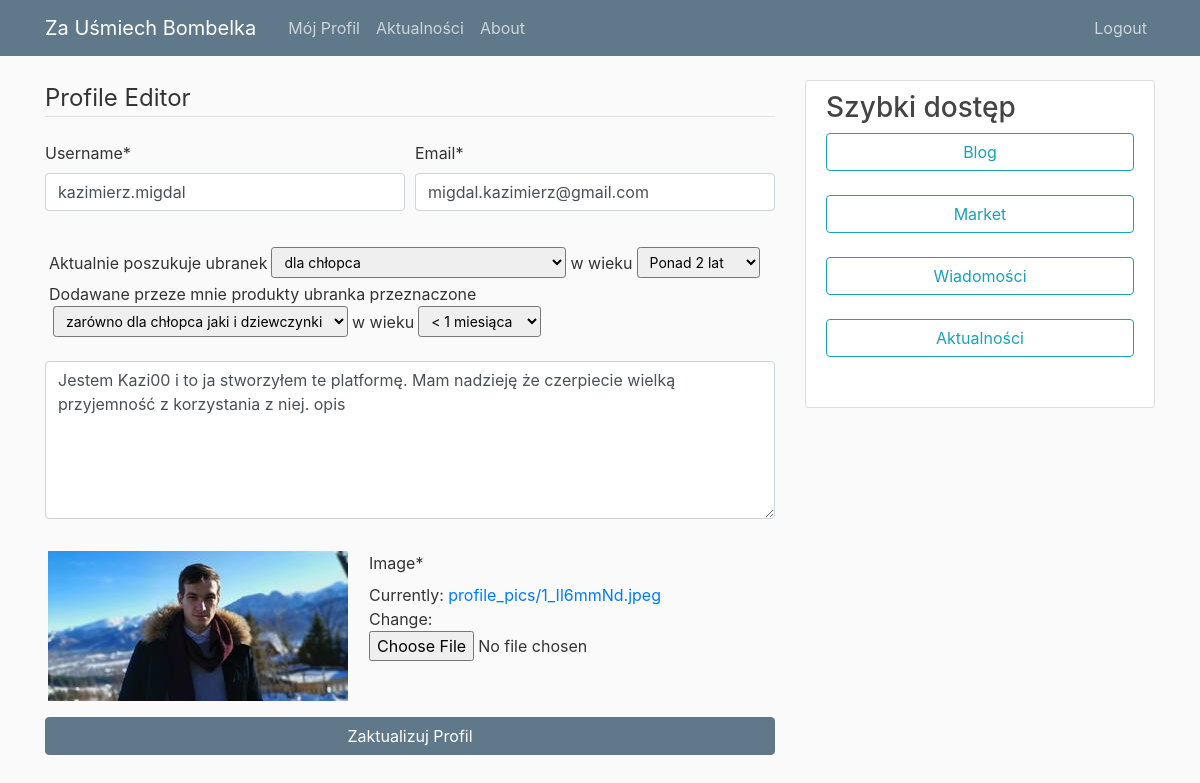
Screenshot of /profile/edit (signed in) with the database file from the repository.
### users/models.py (models this page shows, shortened)
class Profile(models.Model):
    user = models.OneToOneField(User, on_delete=models.CASCADE)
    image = models.ImageField(default='default.jpg', upload_to='profile_pics')
    description = models.TextField(default='Brak opisu')
    SEX_TAG_CHOISE = [('Boy','dla chłopca'),('Girl', 'dla dziewczynki'), ('Unisex', 'zarówno dla chłopca jaki i dziewczynki')]
    AGE_TAG_CHOISE =[(1,'< 1 miesiąca'),(2,'< 3 miesiący'),(3,'< 6 miesięcy'),(4,'< 1 rok'),(5,'< 1.5 roku'),(6,'< 2 lat'),(7,'Ponad 2 lat')]
    interested_sex_tag = models.CharField(max_length=6, choices = SEX_TAG_CHOISE, default='Unisex')
    interested_age_tag = models.IntegerField(choices=AGE_TAG_CHOISE, default=1)
    sold_sex_tag = models.CharField(max_length=6, choices = SEX_TAG_CHOISE, default='Unisex')
    sold_age_tag = models.IntegerField(choices=AGE_TAG_CHOISE, default=1)

### users/views.py (the view)
# urls.py: path('profile/edit', user_views.profile_editor, name='profile-editor'),
@login_required
def profile_editor(request):
    username = request.user.username
    if request.method == 'POST':
        u_form = UserUpdateForm(request.POST,
                                instance=request.user)
        p_form = ProfileUpdateForm(request.POST,
                                    request.FILES,
                                    instance=request.user.profile)
        if u_form.is_valid() and p_form.is_valid():
            u_form.save()
            p_form.save()
            new_username = u_form.cleaned_data['username']
            messages.success(request, f'Twój profil został zaktualizowany')
            return redirect('profile', new_username)
        else:
            print(u_form.errors)
            print(p_form.errors)
    else:
        u_form = UserUpdateForm(instance=request.user)
        p_form = ProfileUpdateForm(instance=request.user.profile)
    context = {
        'u_form': u_form,
        'p_form': p_form,
    }
    return render(request, 'users/profile_editor.html', context)

### users/forms.py
class UserUpdateForm(forms.ModelForm):
    email = forms.EmailField(required=True, widget=forms.TextInput(attrs={'placeholder': 'Email', "class":"form-control"}))
    username = forms.CharField(required=True, widget=forms.TextInput(attrs={'placeholder': 'Username', "class":"form-control"}))
    class Meta:
        model = User
        fields = ['username', 'email']
    def __init__(self, *args, **kwargs):
        super(UserUpdateForm, self).__init__(*args, **kwargs)
        for fieldname in ['username', 'email']:
            self.fields[fieldname].help_text = None

class ProfileUpdateForm(forms.ModelForm):
    SEX_TAG_CHOISE = [('Boy','dla chłopca'),('Girl', 'dla dziewczynki'), ('Unisex', 'zarówno dla chłopca jaki i dziewczynki')]
    AGE_TAG_CHOISE =[(1,'< 1 miesiąca'),(2,'< 3 miesiący'),(3,'< 6 miesięcy'),(4,'< 1 rok'),(5,'< 1.5 roku'),(6,'< 2 lat'),(7,'Ponad 2 lat')]
    description = forms.CharField(label='',widget=forms.Textarea(attrs={"rows":"6", "class":"form-control"}))
    interested_sex_tag = forms.ChoiceField(widget=forms.Select(attrs={'class':"form-control-sm mx-sm-1"}), label='', choices=SEX_TAG_CHOISE)
    interested_age_tag = forms.ChoiceField(widget=forms.Select(attrs={'class':"form-control-sm mx-sm-1"}),label='', choices=AGE_TAG_CHOISE)
    sold_sex_tag = forms.ChoiceField(widget=forms.Select(attrs={'class':"form-control-sm mx-sm-1"}),label='', choices=SEX_TAG_CHOISE)
    sold_age_tag = forms.ChoiceField(widget=forms.Select(attrs={'class':"form-control-sm mx-sm-1"}),label='', choices=AGE_TAG_CHOISE)
    class Meta:
        model = Profile
        fields = ['image', 'description', 'interested_sex_tag', 'interested_age_tag', 'sold_sex_tag', 'sold_age_tag']

### users/templates/users/profile_editor.html (shortened to what this page needs)
{% extends "blog/base.html" %}
{% load crispy_forms_tags %}
{% block content %}
<form method="POST" enctype="multipart/form-data">
    <div class="form-group">
        <legend class="border-bottom mb-4">Profile Editor</legend>
        <div class="form-row">
            <div class="form-group col mb-2">
                {{ u_form.username|as_crispy_field }}
            </div>
            <div class="form-group col mb-2">
                {{ u_form.email|as_crispy_field }}
            </div>
        </div>
        <br>
        <div class="form-inline ml-1 mb-1 mt-1 mr-1">
                Aktualnie poszukuje ubranek {{ p_form.interested_sex_tag|as_crispy_field }} w wieku {{ p_form.interested_age_tag|as_crispy_field }}
        </div>
        <div class="form-inline ml-1 mb-4 mt-1 mr-1">
                Dodawane przeze mnie produkty ubranka przeznaczone {{ p_form.sold_sex_tag|as_crispy_field }} w wieku {{ p_form.sold_age_tag|as_crispy_field }}
        </div>
        <div class="form-row bt-2">
            <div class="form-group col mb-2">
                {{ p_form.description|as_crispy_field }}
            </div>
        </div>
        <br>
        <div class="form-row">
            <img class="img-fluid mr-2 ml-2" alt="Responsive image" src="{{ user.profile.image.url }}">
            <div class="form-group col mb-2 mr-10 ml-2">
                {{ p_form.image|as_crispy_field }}
            </div>
        </div>
    </div>
    <div class="form-group">
        <button class="btn btn-sample btn-block" type="submit">Zaktualizuj Profil</button>
    </div>
</form>
{% endblock %}

### blog/static/blog/main.css (style rules this page uses)
body { background: #fafafa; color: #333333; margin-top: 5rem; }
.btn-sample { color: #ffffff; background-color: #5F788A; border-color: #5F788A; }

### rows the page displays
Profile: interested_sex_tag "dla chłopca", interested_age_tag "Ponad 2 lat", sold_sex_tag "zarówno dla chłopca jaki i dziewczynki", sold_age_tag "< 1 miesiąca", description "Jestem Kazi00 i to ja stworzyłem te platformę. Mam nadzieję że czerpiecie wielką przyjemność z korzystania z niej. opis"
